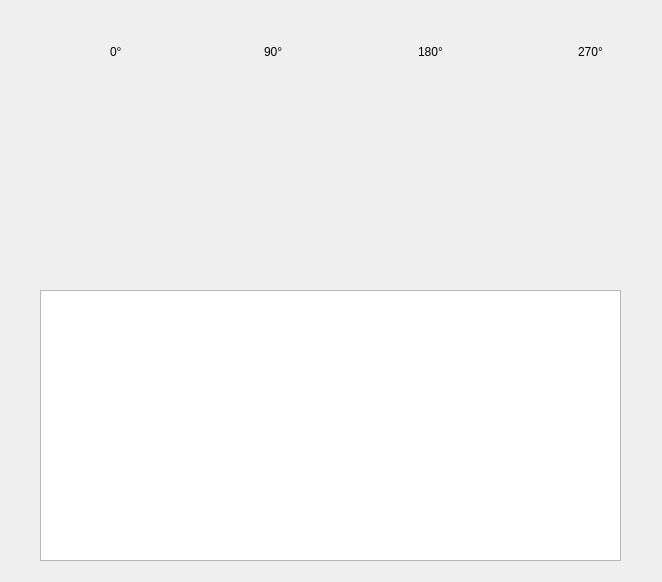
<?xml version="1.0" encoding="UTF-8"?>
<ui version="4.0">
 <class>AboutPLLForm</class>
 <widget class="QWidget" name="AboutPLLForm">
  <property name="geometry">
   <rect>
    <x>0</x>
    <y>0</y>
    <width>662</width>
    <height>582</height>
   </rect>
  </property>
  <property name="windowTitle">
   <string>Form</string>
  </property>
  <widget class="CubeWidget" name="cube0" native="true">
   <property name="geometry">
    <rect>
     <x>20</x>
     <y>130</y>
     <width>141</width>
     <height>141</height>
    </rect>
   </property>
  </widget>
  <widget class="CubeWidget" name="cube1" native="true">
   <property name="geometry">
    <rect>
     <x>180</x>
     <y>130</y>
     <width>141</width>
     <height>141</height>
    </rect>
   </property>
  </widget>
  <widget class="CubeWidget" name="cube2" native="true">
   <property name="geometry">
    <rect>
     <x>340</x>
     <y>130</y>
     <width>141</width>
     <height>141</height>
    </rect>
   </property>
  </widget>
  <widget class="CubeWidget" name="cube3" native="true">
   <property name="geometry">
    <rect>
     <x>500</x>
     <y>130</y>
     <width>141</width>
     <height>141</height>
    </rect>
   </property>
  </widget>
  <widget class="FourRotationsWidget" name="fourCasesOfOnePLL" native="true">
   <property name="geometry">
    <rect>
     <x>20</x>
     <y>20</y>
     <width>621</width>
     <height>101</height>
    </rect>
   </property>
   <widget class="QLabel" name="label">
    <property name="geometry">
     <rect>
      <x>90</x>
      <y>25</y>
      <width>47</width>
      <height>13</height>
     </rect>
    </property>
    <property name="text">
     <string>0°</string>
    </property>
   </widget>
   <widget class="QLabel" name="label_2">
    <property name="geometry">
     <rect>
      <x>244</x>
      <y>25</y>
      <width>47</width>
      <height>13</height>
     </rect>
    </property>
    <property name="text">
     <string>90°</string>
    </property>
   </widget>
   <widget class="QLabel" name="label_3">
    <property name="geometry">
     <rect>
      <x>398</x>
      <y>25</y>
      <width>47</width>
      <height>13</height>
     </rect>
    </property>
    <property name="text">
     <string>180°</string>
    </property>
   </widget>
   <widget class="QLabel" name="label_4">
    <property name="geometry">
     <rect>
      <x>558</x>
      <y>25</y>
      <width>47</width>
      <height>13</height>
     </rect>
    </property>
    <property name="text">
     <string>270°</string>
    </property>
   </widget>
  </widget>
  <widget class="QPlainTextEdit" name="text">
   <property name="geometry">
    <rect>
     <x>40</x>
     <y>290</y>
     <width>581</width>
     <height>271</height>
    </rect>
   </property>
   <property name="font">
    <font>
     <family>Calibri</family>
     <pointsize>12</pointsize>
    </font>
   </property>
   <property name="focusPolicy">
    <enum>Qt::NoFocus</enum>
   </property>
   <property name="verticalScrollBarPolicy">
    <enum>Qt::ScrollBarAlwaysOff</enum>
   </property>
   <property name="horizontalScrollBarPolicy">
    <enum>Qt::ScrollBarAlwaysOff</enum>
   </property>
   <property name="readOnly">
    <bool>true</bool>
   </property>
  </widget>
 </widget>
 <customwidgets>
  <customwidget>
   <class>CubeWidget</class>
   <extends>QWidget</extends>
   <header>cubewidget.h</header>
   <container>1</container>
  </customwidget>
  <customwidget>
   <class>FourRotationsWidget</class>
   <extends>QWidget</extends>
   <header>fourrotationswidget.h</header>
   <container>1</container>
  </customwidget>
 </customwidgets>
 <resources/>
 <connections/>
</ui>
